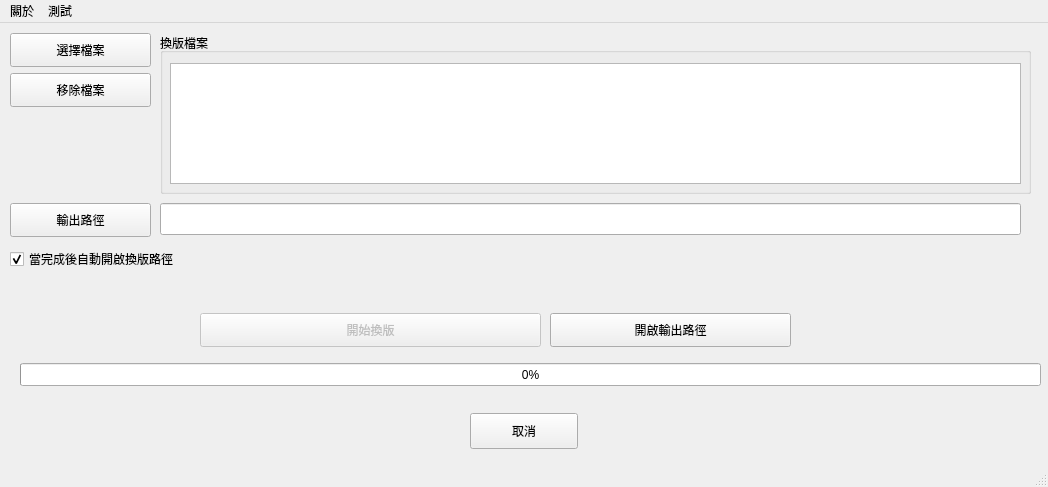
<?xml version="1.0" encoding="UTF-8"?>
<ui version="4.0">
 <class>window</class>
 <widget class="QMainWindow" name="window">
  <property name="geometry">
   <rect>
    <x>0</x>
    <y>0</y>
    <width>1048</width>
    <height>487</height>
   </rect>
  </property>
  <property name="windowTitle">
   <string>pyTranscriber - v1.4 - 29/01/2020</string>
  </property>
  <widget class="QWidget" name="centralwidget">
   <widget class="QPushButton" name="bSelectMedia">
    <property name="geometry">
     <rect>
      <x>10</x>
      <y>10</y>
      <width>141</width>
      <height>34</height>
     </rect>
    </property>
    <property name="text">
     <string>選擇檔案</string>
    </property>
   </widget>
   <widget class="QPushButton" name="bConvert">
    <property name="enabled">
     <bool>false</bool>
    </property>
    <property name="geometry">
     <rect>
      <x>200</x>
      <y>290</y>
      <width>341</width>
      <height>34</height>
     </rect>
    </property>
    <property name="text">
     <string>開始換版</string>
    </property>
   </widget>
   <widget class="QProgressBar" name="progressBar">
    <property name="geometry">
     <rect>
      <x>20</x>
      <y>340</y>
      <width>1021</width>
      <height>23</height>
     </rect>
    </property>
    <property name="value">
     <number>0</number>
    </property>
   </widget>
   <widget class="QLabel" name="labelCurrentOperation">
    <property name="geometry">
     <rect>
      <x>170</x>
      <y>350</y>
      <width>871</width>
      <height>41</height>
     </rect>
    </property>
    <property name="text">
     <string/>
    </property>
   </widget>
   <widget class="QPushButton" name="bOpenOutputFolder">
    <property name="geometry">
     <rect>
      <x>550</x>
      <y>290</y>
      <width>241</width>
      <height>34</height>
     </rect>
    </property>
    <property name="text">
     <string>開啟輸出路徑</string>
    </property>
   </widget>
   <widget class="QPushButton" name="bSelectOutputFolder">
    <property name="geometry">
     <rect>
      <x>10</x>
      <y>180</y>
      <width>141</width>
      <height>34</height>
     </rect>
    </property>
    <property name="text">
     <string>輸出路徑</string>
    </property>
   </widget>
   <widget class="QLineEdit" name="qleOutputFolder">
    <property name="geometry">
     <rect>
      <x>160</x>
      <y>180</y>
      <width>861</width>
      <height>32</height>
     </rect>
    </property>
    <property name="text">
     <string/>
    </property>
    <property name="readOnly">
     <bool>true</bool>
    </property>
   </widget>
   <widget class="QGroupBox" name="groupBox">
    <property name="geometry">
     <rect>
      <x>160</x>
      <y>10</y>
      <width>871</width>
      <height>161</height>
     </rect>
    </property>
    <property name="title">
     <string>換版檔案</string>
    </property>
    <property name="alignment">
     <set>Qt::AlignLeading|Qt::AlignLeft|Qt::AlignTop</set>
    </property>
    <property name="flat">
     <bool>false</bool>
    </property>
    <property name="checkable">
     <bool>false</bool>
    </property>
    <widget class="QListWidget" name="qlwListFilesSelected">
     <property name="geometry">
      <rect>
       <x>10</x>
       <y>30</y>
       <width>851</width>
       <height>121</height>
      </rect>
     </property>
    </widget>
   </widget>
   <widget class="QPushButton" name="bRemoveFile">
    <property name="geometry">
     <rect>
      <x>10</x>
      <y>50</y>
      <width>141</width>
      <height>34</height>
     </rect>
    </property>
    <property name="text">
     <string>移除檔案</string>
    </property>
   </widget>
   <widget class="QLabel" name="labelProgressFileIndex">
    <property name="geometry">
     <rect>
      <x>30</x>
      <y>350</y>
      <width>131</width>
      <height>41</height>
     </rect>
    </property>
    <property name="text">
     <string/>
    </property>
   </widget>
   <widget class="QPushButton" name="bCancel">
    <property name="geometry">
     <rect>
      <x>470</x>
      <y>390</y>
      <width>108</width>
      <height>36</height>
     </rect>
    </property>
    <property name="text">
     <string>取消</string>
    </property>
   </widget>
   <widget class="QCheckBox" name="chbxOpenOutputFilesAuto">
    <property name="geometry">
     <rect>
      <x>10</x>
      <y>220</y>
      <width>291</width>
      <height>32</height>
     </rect>
    </property>
    <property name="text">
     <string>當完成後自動開啟換版路徑</string>
    </property>
    <property name="checked">
     <bool>true</bool>
    </property>
   </widget>
  </widget>
  <widget class="QMenuBar" name="menubar">
   <property name="geometry">
    <rect>
     <x>0</x>
     <y>0</y>
     <width>1048</width>
     <height>21</height>
    </rect>
   </property>
   <widget class="QMenu" name="menuAbout">
    <property name="title">
     <string>關於</string>
    </property>
    <addaction name="actionLicense"/>
    <addaction name="actionAbout_pyTranscriber"/>
   </widget>
   <widget class="QMenu" name="menu">
    <property name="title">
     <string>測試</string>
    </property>
   </widget>
   <addaction name="menuAbout"/>
   <addaction name="menu"/>
  </widget>
  <widget class="QStatusBar" name="statusbar"/>
  <action name="actionLicense">
   <property name="text">
    <string>&amp;License</string>
   </property>
  </action>
  <action name="actionAbout_pyDeployTool">
   <property name="text">
    <string>&amp;About pyDeployTool</string>
   </property>
  </action>
 </widget>
 <resources/>
 <connections/>
</ui>
